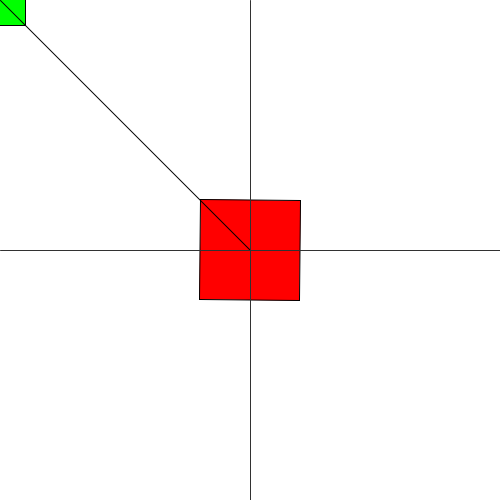
Frame 1 (no input)
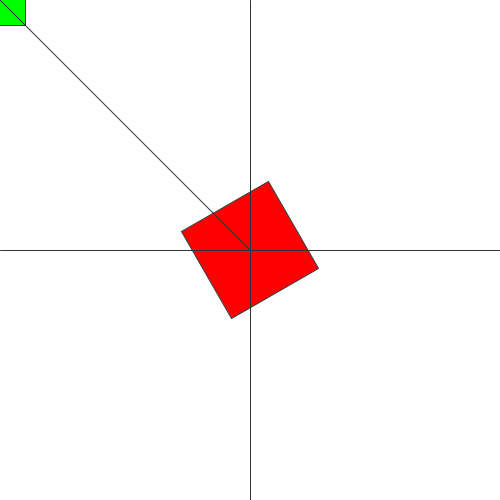
Frame 60 (the mouse pressed at the canvas centre just before this capture)
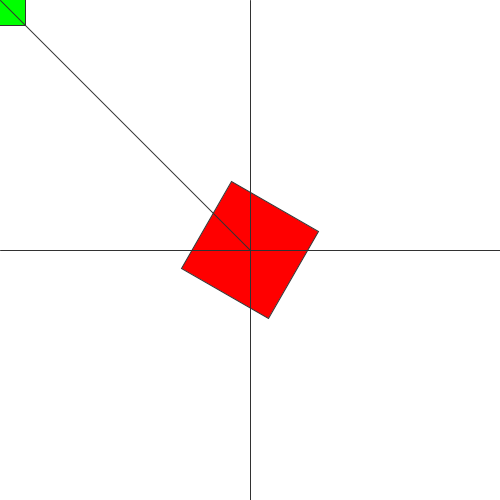
Frame 120 (the mouse held since frame 60 and released just before this capture)

The Processing sketch that drew these frames (run headless with seeded random() and noise(); from frame 60 on, the mouse is pressed at the canvas centre):

// Processing sketch: rotacion_Push_Pop_Matrix_02
// ── rotacion_Push_Pop_Matrix_02.pde
/*
Ejemplo Push-Pop Matrix
Francisco Zamorano, 2018
*/
void setup() {
  size(500, 500);
  rectMode(CENTER);
}

void draw() {
  background(255);
  //Esto no da el resultado esperado.
  //Con este metodo estamos rotando el canvas, no los elementos
  fill(0, 255, 0);
  rect(0, 0, 50, 50);

  //las funciones de Push-PopMatrix hacen que la rotacion solo afecte lo que este entremedio de ellas
  pushMatrix();//Empieza Aca
  translate(width/2, height/2); //trasladamos la matriz a donde actualmente esta la mitad del canvas
  //rotate(radians(30)); //rotamos 30 grados. Ojo que rotate() solo acepta radianes, por eso convertimos usando funcion radians()
  //rotate(radians(mouseY));  //activar esto para rotar con el mouse
  rotate(radians(frameCount));  //activar esto para rotar automaticamente
  
  fill(255, 0, 0);
  rect(0, 0, 100, 100); //dibujamos la cosa
  popMatrix();//Transformaciones terminan aca y volvemos a la normalidad

  line(0, 0, width/2, height/2);
  stroke(50);
  line(width/2, 0, width/2, height);
  line(0, height/2, width, height/2);
}
